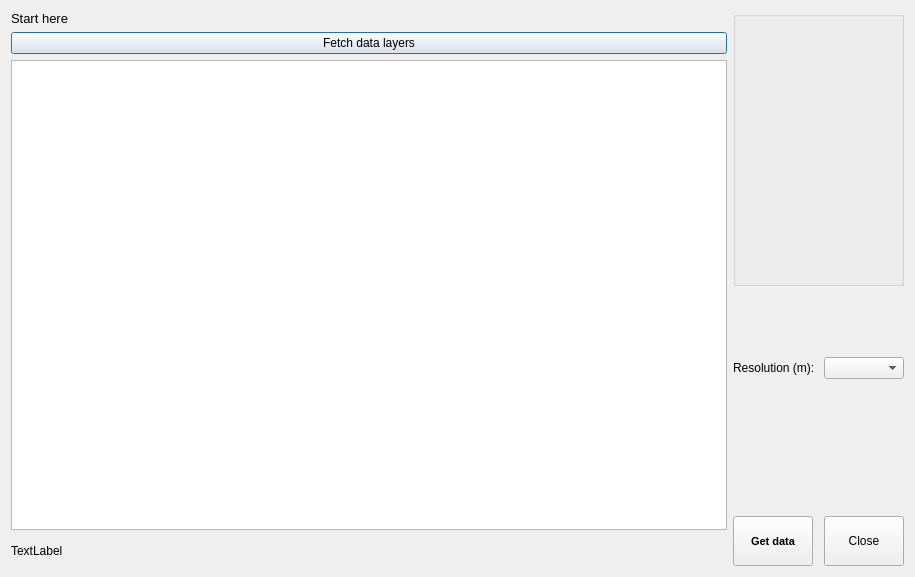
<?xml version="1.0" encoding="UTF-8"?>
<ui version="4.0">
 <class>geocubesDialogBase</class>
 <widget class="QDialog" name="geocubesDialogBase">
  <property name="geometry">
   <rect>
    <x>0</x>
    <y>0</y>
    <width>915</width>
    <height>577</height>
   </rect>
  </property>
  <property name="windowTitle">
   <string>Geocubes_plugin</string>
  </property>
  <property name="layoutDirection">
   <enum>Qt::LeftToRight</enum>
  </property>
  <layout class="QHBoxLayout" name="horizontalLayout">
   <item>
    <layout class="QVBoxLayout" name="verticalLayout">
     <item>
      <widget class="QLabel" name="label">
       <property name="sizePolicy">
        <sizepolicy hsizetype="Fixed" vsizetype="Fixed">
         <horstretch>0</horstretch>
         <verstretch>0</verstretch>
        </sizepolicy>
       </property>
       <property name="font">
        <font>
         <pointsize>10</pointsize>
        </font>
       </property>
       <property name="text">
        <string>Start here</string>
       </property>
      </widget>
     </item>
     <item>
      <widget class="QPushButton" name="getContents">
       <property name="sizePolicy">
        <sizepolicy hsizetype="Expanding" vsizetype="Fixed">
         <horstretch>0</horstretch>
         <verstretch>0</verstretch>
        </sizepolicy>
       </property>
       <property name="text">
        <string>Fetch data layers</string>
       </property>
       <property name="checkable">
        <bool>false</bool>
       </property>
       <property name="checked">
        <bool>false</bool>
       </property>
      </widget>
     </item>
     <item>
      <widget class="QTableWidget" name="tableWidget">
       <property name="sizePolicy">
        <sizepolicy hsizetype="Preferred" vsizetype="Preferred">
         <horstretch>0</horstretch>
         <verstretch>0</verstretch>
        </sizepolicy>
       </property>
       <property name="acceptDrops">
        <bool>true</bool>
       </property>
      </widget>
     </item>
     <item>
      <widget class="QLabel" name="layerCountText">
       <property name="maximumSize">
        <size>
         <width>16777215</width>
         <height>30</height>
        </size>
       </property>
       <property name="text">
        <string>TextLabel</string>
       </property>
      </widget>
     </item>
    </layout>
   </item>
   <item>
    <layout class="QVBoxLayout" name="verticalLayout_2">
     <item>
      <widget class="QgsExtentGroupBox" name="mExtentGroupBox">
       <property name="sizePolicy">
        <sizepolicy hsizetype="Fixed" vsizetype="MinimumExpanding">
         <horstretch>0</horstretch>
         <verstretch>0</verstretch>
        </sizepolicy>
       </property>
       <property name="maximumSize">
        <size>
         <width>500</width>
         <height>16777215</height>
        </size>
       </property>
      </widget>
     </item>
     <item>
      <layout class="QFormLayout" name="formLayout">
       <item row="2" column="1">
        <spacer name="verticalSpacer">
         <property name="orientation">
          <enum>Qt::Vertical</enum>
         </property>
         <property name="sizeHint" stdset="0">
          <size>
           <width>20</width>
           <height>40</height>
          </size>
         </property>
        </spacer>
       </item>
       <item row="3" column="0">
        <widget class="QLabel" name="label_2">
         <property name="text">
          <string>Resolution (m): </string>
         </property>
        </widget>
       </item>
       <item row="3" column="1">
        <widget class="QComboBox" name="resolutionBox">
         <property name="maximumSize">
          <size>
           <width>250</width>
           <height>16777215</height>
          </size>
         </property>
         <property name="currentText">
          <string/>
         </property>
        </widget>
       </item>
       <item row="4" column="1">
        <spacer name="verticalSpacer_2">
         <property name="orientation">
          <enum>Qt::Vertical</enum>
         </property>
         <property name="sizeHint" stdset="0">
          <size>
           <width>20</width>
           <height>40</height>
          </size>
         </property>
        </spacer>
       </item>
       <item row="5" column="1">
        <spacer name="verticalSpacer_3">
         <property name="orientation">
          <enum>Qt::Vertical</enum>
         </property>
         <property name="sizeHint" stdset="0">
          <size>
           <width>20</width>
           <height>40</height>
          </size>
         </property>
        </spacer>
       </item>
       <item row="6" column="1">
        <widget class="QPushButton" name="closeButton">
         <property name="maximumSize">
          <size>
           <width>80</width>
           <height>50</height>
          </size>
         </property>
         <property name="layoutDirection">
          <enum>Qt::RightToLeft</enum>
         </property>
         <property name="text">
          <string>Close</string>
         </property>
        </widget>
       </item>
       <item row="6" column="0">
        <widget class="QPushButton" name="getDataButton">
         <property name="sizePolicy">
          <sizepolicy hsizetype="Fixed" vsizetype="Expanding">
           <horstretch>10</horstretch>
           <verstretch>10</verstretch>
          </sizepolicy>
         </property>
         <property name="maximumSize">
          <size>
           <width>800</width>
           <height>16777215</height>
          </size>
         </property>
         <property name="font">
          <font>
           <pointsize>8</pointsize>
           <weight>75</weight>
           <bold>true</bold>
          </font>
         </property>
         <property name="text">
          <string>Get data</string>
         </property>
        </widget>
       </item>
      </layout>
     </item>
    </layout>
   </item>
  </layout>
 </widget>
 <customwidgets>
  <customwidget>
   <class>QgsCollapsibleGroupBox</class>
   <extends>QGroupBox</extends>
   <header>qgscollapsiblegroupbox.h</header>
   <container>1</container>
  </customwidget>
  <customwidget>
   <class>QgsExtentGroupBox</class>
   <extends>QgsCollapsibleGroupBox</extends>
   <header>qgsextentgroupbox.h</header>
   <container>1</container>
  </customwidget>
 </customwidgets>
 <resources/>
 <connections>
  <connection>
   <sender>closeButton</sender>
   <signal>clicked()</signal>
   <receiver>geocubesDialogBase</receiver>
   <slot>reject()</slot>
   <hints>
    <hint type="sourcelabel">
     <x>558</x>
     <y>538</y>
    </hint>
    <hint type="destinationlabel">
     <x>457</x>
     <y>288</y>
    </hint>
   </hints>
  </connection>
 </connections>
</ui>
